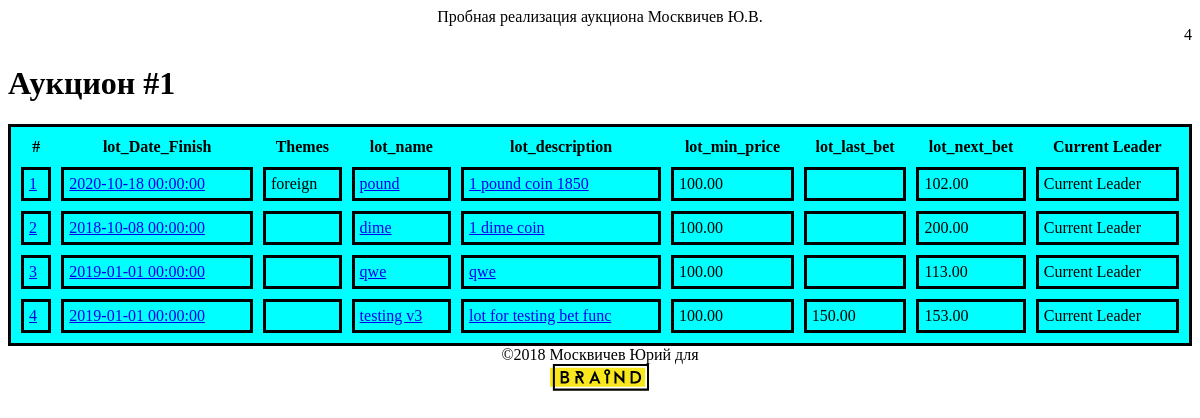
The app's page /auction.php/?id=1 (signed in) with its own data.
### tables this page shows
CREATE TABLE `auctions` (
  `id` int(11) NOT NULL AUTO_INCREMENT,
  `Date_Start` datetime NOT NULL,
  `Date_Finish` datetime NOT NULL,
  PRIMARY KEY (`id`)
);

CREATE TABLE `lots` (
  `id_lot` int(11) NOT NULL AUTO_INCREMENT,
  `lot_Date_Finish` datetime NOT NULL,
  `lot_name` varchar(45) NOT NULL,
  `lot_description` varchar(256) NOT NULL,
  `lot_min_price` decimal(15,2) NOT NULL,
  `auction_id` int(11) NOT NULL,
  `lot_next_bet` decimal(15,2) NOT NULL,
  `lot_hidden_bet` decimal(15,2) NOT NULL,
  `lot_current_leader` int(11) DEFAULT NULL,
  `lot_last_bet` varchar(45) DEFAULT NULL,
  PRIMARY KEY (`id_lot`),
  KEY `fk_lot_auction_idx` (`auction_id`),
  KEY `fk_lots_1_idx` (`lot_current_leader`),
  CONSTRAINT `fk_lot_auction` FOREIGN KEY (`auction_id`) REFERENCES `auctions` (`id`) ON DELETE NO ACTION ON UPDATE NO ACTION,
  CONSTRAINT `fk_lots_1` FOREIGN KEY (`lot_current_leader`) REFERENCES `users` (`id_user`) ON DELETE NO ACTION ON UPDATE NO ACTION
);

CREATE TABLE `themes_for_lot` (
  `lot_id` int(11) NOT NULL,
  `theme_id` int(11) NOT NULL,
  PRIMARY KEY (`lot_id`,`theme_id`),
  KEY `fk_themes_for_lot_2_idx` (`theme_id`),
  CONSTRAINT `fk_themes_for_lot_1` FOREIGN KEY (`lot_id`) REFERENCES `lots` (`id_lot`) ON DELETE NO ACTION ON UPDATE NO ACTION,
  CONSTRAINT `fk_themes_for_lot_2` FOREIGN KEY (`theme_id`) REFERENCES `Themes` (`theme_id`) ON DELETE NO ACTION ON UPDATE NO ACTION
);

CREATE TABLE `Themes` (
  `theme_id` int(11) NOT NULL AUTO_INCREMENT,
  `Theme_Name` varchar(256) NOT NULL,
  PRIMARY KEY (`theme_id`)
);

### auction.php (called while the page is built)
<?php
    require_once("database.php");
    require_once("models/auction.php");
    require_once("models/lot.php");
    $link = db_connect();
    $auction = auction_get($link, $_GET['id']);
    include ("views/auction.php");
 ?>

### models/auction.php (called while the page is built, shortened)
<?php
    function get_auction_lots($link, $id){
        $query = "SELECT * FROM lots WHERE auction_id = ".$id ;
        $result = mysqli_query($link, $query);
        $n = mysqli_num_rows ($result);
        $lots = array();
        for ($i = 0; $i < $n; $i++){
            $row = mysqli_fetch_assoc($result);
            $lots[] = $row;
        }
        return $lots;
    }
    function auction_get($link, $id){
        $query = "SELECT * FROM auctions WHERE  id =".$id;
        $result = mysqli_query($link, $query);
        $auction = mysqli_fetch_assoc($result);
        return $auction;
    }
?>

### models/lot.php (called while the page is built, shortened)
<?php
    function get_lot_themes($link, $id){
        $query = "SELECT * FROM themes_for_lot
                    INNER JOIN Themes on Themes.theme_id = themes_for_lot.theme_id
                    where lot_id = ".$id ;
        $result = mysqli_query($link, $query);
        $n = mysqli_num_rows ($result);
        $themes = array();
        for ($i = 0; $i < $n; $i++){
            $row = mysqli_fetch_assoc($result);
            $themes[] = $row;
        }
        return $themes;
    }
?>

### views/auction.php (the view, shortened to what this page needs)
<!DOCTYPE html>
<html>
    <head>
        <link rel="stylesheet" href="/style.css" />
    </head>
    <body>
        <?php include('views/header.php'); ?>
        <div>
                <h1>Аукцион #<?=$auction['id']?></h1>
        </div>
        <div>
            <table class="table_auction">
                <tr>
                    <th>#</th>
                    <th>lot_Date_Finish</th>
                    <th>Themes</th>
                    <th>lot_name</th>
                    <th>lot_description</th>
                    <th>lot_min_price</th>
                    <th>lot_last_bet</th>
                    <th>lot_next_bet</th>
                    <th>Current Leader</th>
                </tr>
                <?php foreach($lots=get_auction_lots($link, $auction['id']) as $lot): ?>
                <tr>
                    <td><a href="/lot.php?id=<?=$lot['id_lot']?>"><?=$lot['id_lot']?></a></td>
                    <td><a href="/lot.php?id=<?=$lot['id_lot']?>"><?=$lot['lot_Date_Finish']?></a></td>
                    <td><?php foreach($themes=get_lot_themes($link, $lot['id_lot']) as $t): ?>
                            <?=$t['Theme_Name']?>
                        <?php endforeach ?></td>
                    <td><a href="/lot.php?id=<?=$lot['id_lot']?>"><?=$lot['lot_name']?></a></td>
                    <td><a href="/lot.php?id=<?=$lot['id_lot']?>"><?=$lot['lot_description']?></a></td>
                    <td><?=$lot['lot_min_price']?></td>
                    <td><?=$lot['lot_last_bet']?></td>
                    <td><?=$lot['lot_next_bet']?></td>
                    <td>Current Leader</td>
                </tr>
                <?php endforeach ?>
            </table>
        </div>
        <?php include('views/footer.php'); ?>
    </body>
</html>

### style.css (style rules this page uses)
.table_auction { width: 100%; background-color: aqua; border: 3px solid black; border-color: black; border-collapse: none; border-spacing: 10px; }
td { border: 3px solid black; padding: 5px; }

### records on screen
auctions: id "1"
lots: id_lot "1", lot_Date_Finish "2020-10-18 00:00:00", lot_name "pound", lot_description "1 pound coin 1850", lot_min_price "100.00", lot_next_bet "102.00"
themes_for_lot: theme.Theme_Name "foreign"
lots: id_lot "2", lot_Date_Finish "2018-10-08 00:00:00", lot_name "dime", lot_description "1 dime coin", lot_min_price "100.00", lot_next_bet "200.00"
lots: id_lot "3", lot_Date_Finish "2019-01-01 00:00:00", lot_name "qwe", lot_description "qwe", lot_min_price "100.00", lot_next_bet "113.00"
lots: id_lot "4", lot_Date_Finish "2019-01-01 00:00:00", lot_name "testing v3", lot_description "lot for testing bet func", lot_min_price "100.00", lot_last_bet "150.00", lot_next_bet "153.00"

### other values on screen
$_COOKIE['id'] "4"
